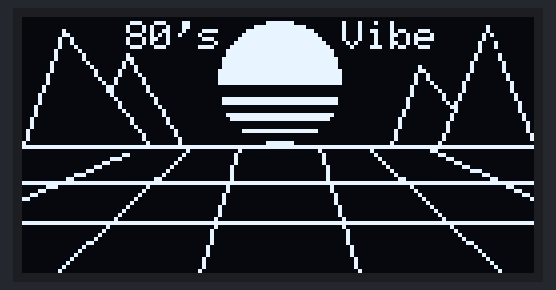
Recording of a sketch running on a simulated Arduino Uno, built with avr-gcc and run on an emulated ATmega328P. On the bench: 128×64 one-colour display.

Above: at 2.14 s.
At 2.76 s:
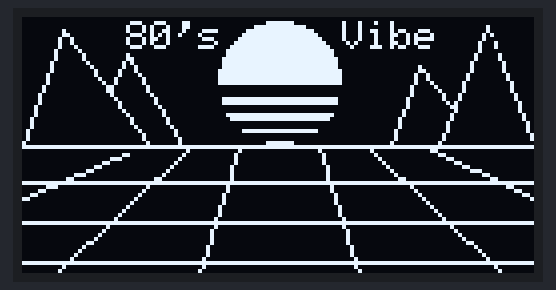
At 3.13 s:
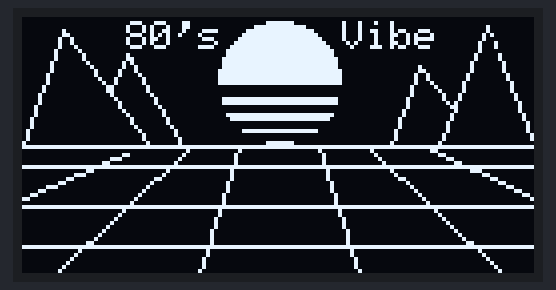
At 4.12 s:
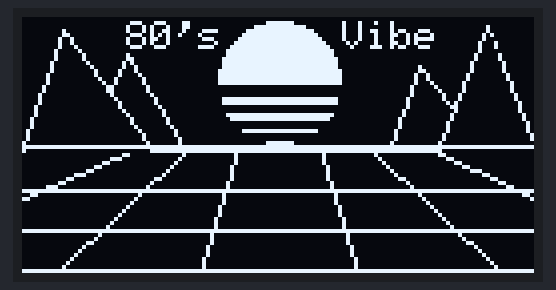
At 5.11 s:
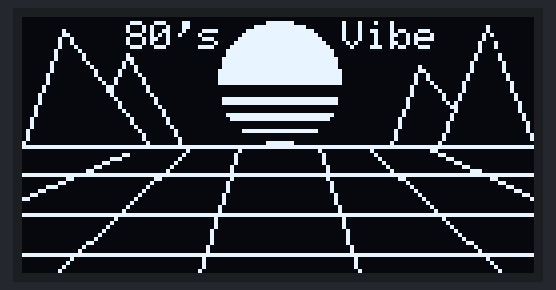
At 6.22 s:
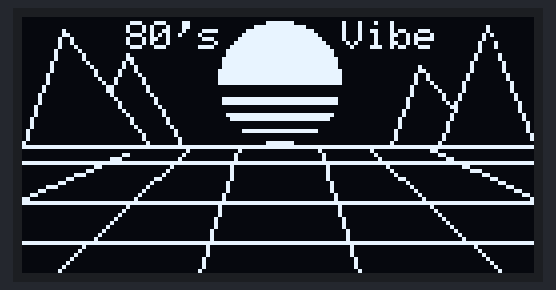

Measured:
- by itself, everything shown: repeats every 3.8 s, in 61 steps

The sketch:

Synthwave_sunset.ino
```cpp
#include <Wire.h>
#include <Adafruit_GFX.h>
#include <Adafruit_SSD1306.h>

#define SCREEN_WIDTH 128
#define SCREEN_HEIGHT 64

int line = 32;

Adafruit_SSD1306 display(SCREEN_WIDTH, SCREEN_HEIGHT, &Wire, -1);

void setup() {
  Serial.begin(115200);

  if(!display.begin(SSD1306_SWITCHCAPVCC, 0x3C)) {
    Serial.println(F("SSD1306 allocation failed"));
    for(;;);
  }
  delay(2000);


  display.clearDisplay();

}

void loop() {

  display.clearDisplay();

  for (line = 0; line <= 60; line += 1) {

    display.drawLine(0, line-30, 128, line-30, WHITE);
    display.drawLine(0, line-31, 128, line-31, BLACK);

    display.drawLine(0, line-20, 128, line-20, WHITE);
    display.drawLine(0, line-21, 128, line-21, BLACK);

    display.drawLine(0, line-10, 128, line-10, WHITE);
    display.drawLine(0, line-11, 128, line-11, BLACK);

    display.drawLine(0, line, 128, line, WHITE);
    display.drawLine(0, line-1, 128, line-1, BLACK);

    display.drawLine(0, line+10, 128, line+10, WHITE);
    display.drawLine(0, line+9, 128, line+9, BLACK);

    display.drawLine(0, line+20, 128, line+20, WHITE);
    display.drawLine(0, line+19, 128, line+19, BLACK);

    display.drawLine(0, line+30, 128, line+30, WHITE);
    display.drawLine(0, line+29, 128, line+29, BLACK);

    display.drawLine(0, line+40, 128, line+40, WHITE);
    display.drawLine(0, line+39, 128, line+39, BLACK);

    display.drawLine(0, line+50, 128, line+50, WHITE);
    display.drawLine(0, line+49, 128, line+49, BLACK);

    display.drawLine(44, 64, 54, 32, WHITE);
    display.drawLine(8, 64, 42, 32, WHITE);
    display.drawLine(0, 45, 30, 32, WHITE);

    display.drawLine(84, 64, 74, 32, WHITE);
    display.drawLine(120, 64, 86, 32, WHITE);
    display.drawLine(128, 45, 100, 32, WHITE);

    display.fillRect(0, 0, 128, 32, BLACK);

   display.fillCircle(64, 16, 15, WHITE);
   display.fillRect(45, 17, 45, 3, BLACK);
   display.fillRect(45, 22, 45, 2, BLACK);
   display.fillRect(45, 26, 45, 2, BLACK);
   display.fillRect(45, 29, 45, 2, BLACK);

   display.drawTriangle(0, 32, 10, 3, 32, 32, WHITE);
   display.drawTriangle(104, 32, 116, 2, 128, 32, WHITE);

   display.drawTriangle(15, 32, 26, 9, 40, 32, WHITE);
   display.drawTriangle(92, 32, 99, 12, 115, 32, WHITE);

   display.fillTriangle(1, 33, 11, 5, 31, 33, BLACK);
   display.fillTriangle(105, 33, 117, 5, 127, 33, BLACK);

   display.setTextSize(1);
   display.setCursor(26, 1);
   display.setTextColor(WHITE);
   display.println("80's");

   display.setCursor(80, 1);
   display.println("Vibe");

   display.drawLine(0, 32, 128, 32, WHITE);

   display.display();

   delay(15);

    }


}
```
